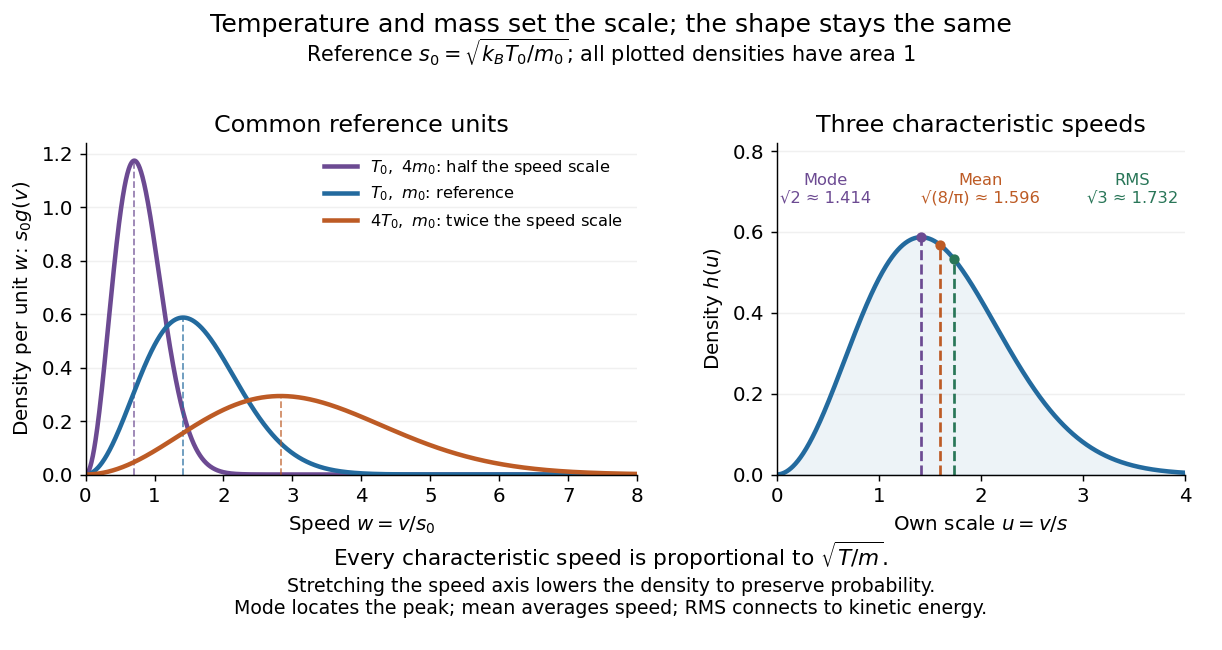

Recreate this plot in Python.
"""Show Maxwell speed scaling and the mode, mean, and root mean square.

Writes an opaque white PNG with this script's basename in the working directory.
Tested with Python 3.14.4, NumPy 2.3.5, Matplotlib 3.10.7.
"""

from pathlib import Path

import matplotlib.pyplot as plt
import numpy as np


def density(w, scale):
    return np.sqrt(2 / np.pi) * w**2 / scale**3 * np.exp(-w**2 / (2 * scale**2))


def main():
    # Relative T and m give s/s0. Verify areas and moments at each scale.
    cases = [(1.0, 1.0), (4.0, 1.0), (1.0, 4.0)]
    scales = [np.sqrt(temperature / mass) for temperature, mass in cases]
    assert np.allclose(scales, [1.0, 2.0, 0.5])
    check_w = np.linspace(0.0, 30.0, 60001)
    for scale in scales:
        check_density = density(check_w, scale)
        moments = [np.trapezoid(check_w**order * check_density, check_w)
                   for order in range(3)]
        assert np.allclose(moments, [1.0, np.sqrt(8 / np.pi) * scale, 3 * scale**2],
                           atol=1e-10, rtol=0)
        measured_mode = check_w[np.argmax(check_density)]
        assert abs(measured_mode - np.sqrt(2) * scale) < 0.0003
    mode, mean, rms = np.sqrt(2), np.sqrt(8 / np.pi), np.sqrt(3)
    assert mode < mean < rms

    plt.rcParams.update({"font.size": 11, "figure.facecolor": "white",
                         "axes.facecolor": "white", "savefig.facecolor": "white",
                         "axes.spines.top": False, "axes.spines.right": False})
    fig, axes = plt.subplots(1, 2, figsize=(9.4, 5.0), dpi=130,
                             gridspec_kw={"width_ratios": [1.35, 1]})
    fig.subplots_adjust(left=0.07, right=0.97, bottom=0.27, top=0.78, wspace=0.29)
    fig.suptitle("Temperature and mass set the scale; the shape stays the same",
                 y=0.98, fontsize=14)
    fig.text(0.5, 0.905, r"Reference $s_0=\sqrt{k_B T_0/m_0}$; all plotted densities have area 1",
             ha="center", fontsize=11.5)
    left, right = axes
    w = np.linspace(0.0, 8.0, 1601)
    curves = [(0.5, "#6c4a92", r"$T_0,\ 4m_0$: half the speed scale"),
              (1.0, "#236a9e", r"$T_0,\ m_0$: reference"),
              (2.0, "#bd5b25", r"$4T_0,\ m_0$: twice the speed scale")]
    for scale, color, label in curves:
        left.plot(w, density(w, scale), color=color, lw=2.5, label=label)
        peak = np.sqrt(2) * scale
        left.plot([peak, peak], [0, density(peak, scale)], color=color,
                  lw=1.0, ls="--", alpha=0.7)
    left.set(xlim=(0, 8), ylim=(0, 1.24), xlabel=r"Speed $w=v/s_0$",
             ylabel=r"Density per unit $w$: $s_0 g(v)$", title="Common reference units")
    left.legend(loc="upper right", fontsize=9, frameon=False)
    u = np.linspace(0.0, 4.0, 801)
    right.plot(u, density(u, 1.0), color="#236a9e", lw=2.5)
    right.fill_between(u, density(u, 1.0), color="#236a9e", alpha=0.08)
    for value, color in [(mode, "#6c4a92"), (mean, "#bd5b25"), (rms, "#297658")]:
        right.plot([value, value], [0, density(value, 1.0)], ls="--", lw=1.5, color=color)
        right.scatter([value], [density(value, 1.0)], color=color, s=22, zorder=3)
    right.set(xlim=(0, 4), ylim=(0, 0.82), xlabel=r"Own scale $u=v/s$",
              ylabel=r"Density $h(u)$", title="Three characteristic speeds")
    labels = [(0.12, "#6c4a92", "Mode\n√2 ≈ 1.414"),
              (0.50, "#bd5b25", "Mean\n√(8/π) ≈ 1.596"),
              (0.87, "#297658", "RMS\n√3 ≈ 1.732")]
    for x, color, label in labels:
        right.text(x, 0.91, label, color=color, ha="center", va="top", fontsize=9,
                   transform=right.transAxes)
    for ax in axes:
        ax.grid(axis="y", alpha=0.18)
    fig.text(0.5, 0.13, r"Every characteristic speed is proportional to $\sqrt{T/m}$.",
             ha="center", fontsize=12)
    fig.text(0.5, 0.055, "Stretching the speed axis lowers the density to preserve probability.\n"
             "Mode locates the peak; mean averages speed; RMS connects to kinetic energy.",
             ha="center", fontsize=10.5)
    fig.savefig(Path.cwd() / Path(__file__).with_suffix(".png").name,
                facecolor="white", transparent=False)
    plt.close(fig)


if __name__ == "__main__":
    main()
